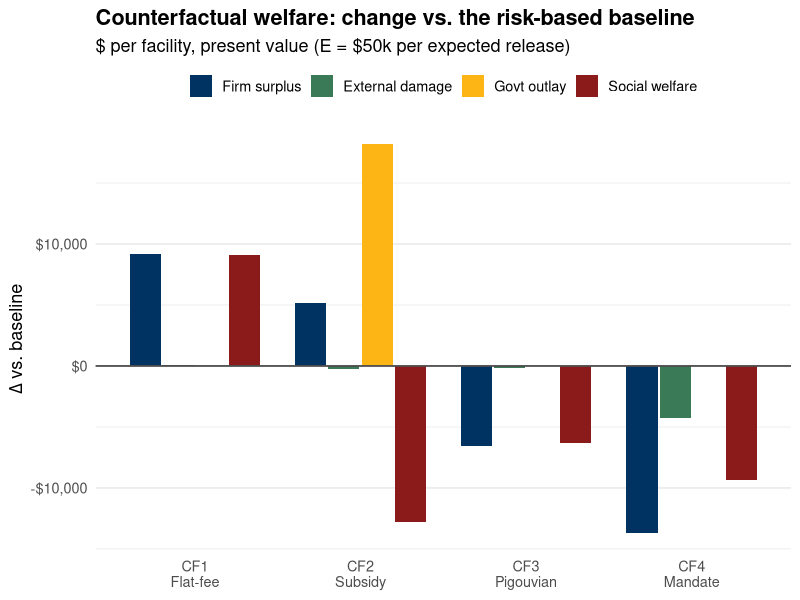
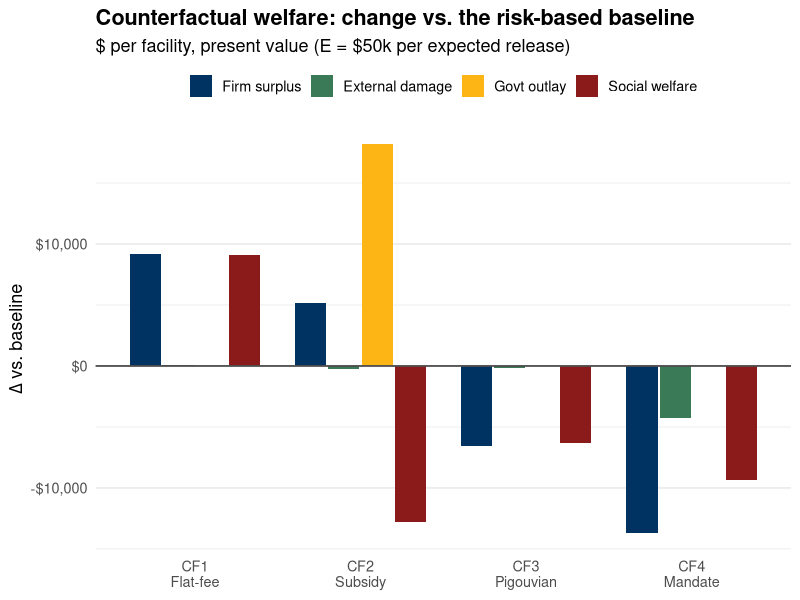

Source code (R) for these figures, in order:
# 04v_Welfare_BarChart_Clean.R
# Jargon-free welfare bar chart for the talk, rebuilt from the saved 04r summary
# (no re-solving). Reads Output/Tables/04r_CF234_Welfare_Summary.csv.

suppressPackageStartupMessages({ library(data.table); library(ggplot2); library(here) })

d <- fread(here("Output","Tables","04r_CF234_Welfare_Summary.csv"))
d <- d[E_label == "HEALTH_PLUS_UNMEASURED" & scenario != "baseline"]   # headline E = $50k, CFs only

d[, comp := factor(fcase(
  component == "ProducerSurplus_USD", "Firm surplus",
  component == "ExternalDamage_USD",  "External damage",
  component == "GovtOutlay_USD",      "Govt outlay",
  component == "SocialWelfare_USD",   "Social welfare"),
  levels = c("Firm surplus","External damage","Govt outlay","Social welfare"))]
d[, cf := factor(fcase(
  scenario == "CF1_flatfee", "CF1\nFlat-fee",
  scenario == "CF2_subsidy", "CF2\nSubsidy",
  scenario == "CF3_pigou",   "CF3\nPigouvian",
  scenario == "CF4_mandate", "CF4\nMandate"),
  levels = c("CF1\nFlat-fee","CF2\nSubsidy","CF3\nPigouvian","CF4\nMandate"))]

pal <- c("Firm surplus" = "#003262", "External damage" = "#3B7A57",
         "Govt outlay" = "#FDB515", "Social welfare" = "#8B1A1A")

p <- ggplot(d, aes(x = cf, y = delta_USD, fill = comp)) +
  geom_col(position = position_dodge(width = 0.8), width = 0.75) +
  geom_hline(yintercept = 0, color = "gray30", linewidth = 0.6) +
  scale_fill_manual(values = pal) +
  scale_y_continuous(labels = scales::dollar) +
  labs(title = "Counterfactual welfare: change vs. the risk-based baseline",
       subtitle = "$ per facility, present value (E = $50k per expected release)",
       x = NULL, y = expression(Delta~"vs. baseline"), fill = NULL) +
  theme_minimal(base_size = 13) +
  theme(legend.position = "top",
        plot.title = element_text(face = "bold"),
        panel.grid.major.x = element_blank())

ggsave(here("Output","Figures","04v_Welfare_BarChart_Clean.png"), p, width = 10, height = 5.6, dpi = 150)
ggsave(here("Output","Figures","04v_Welfare_BarChart_Clean.pdf"), p, width = 10, height = 5.6)
cat("  saved 04v_Welfare_BarChart_Clean.{png,pdf}\n=== 04v DONE ===\n")
